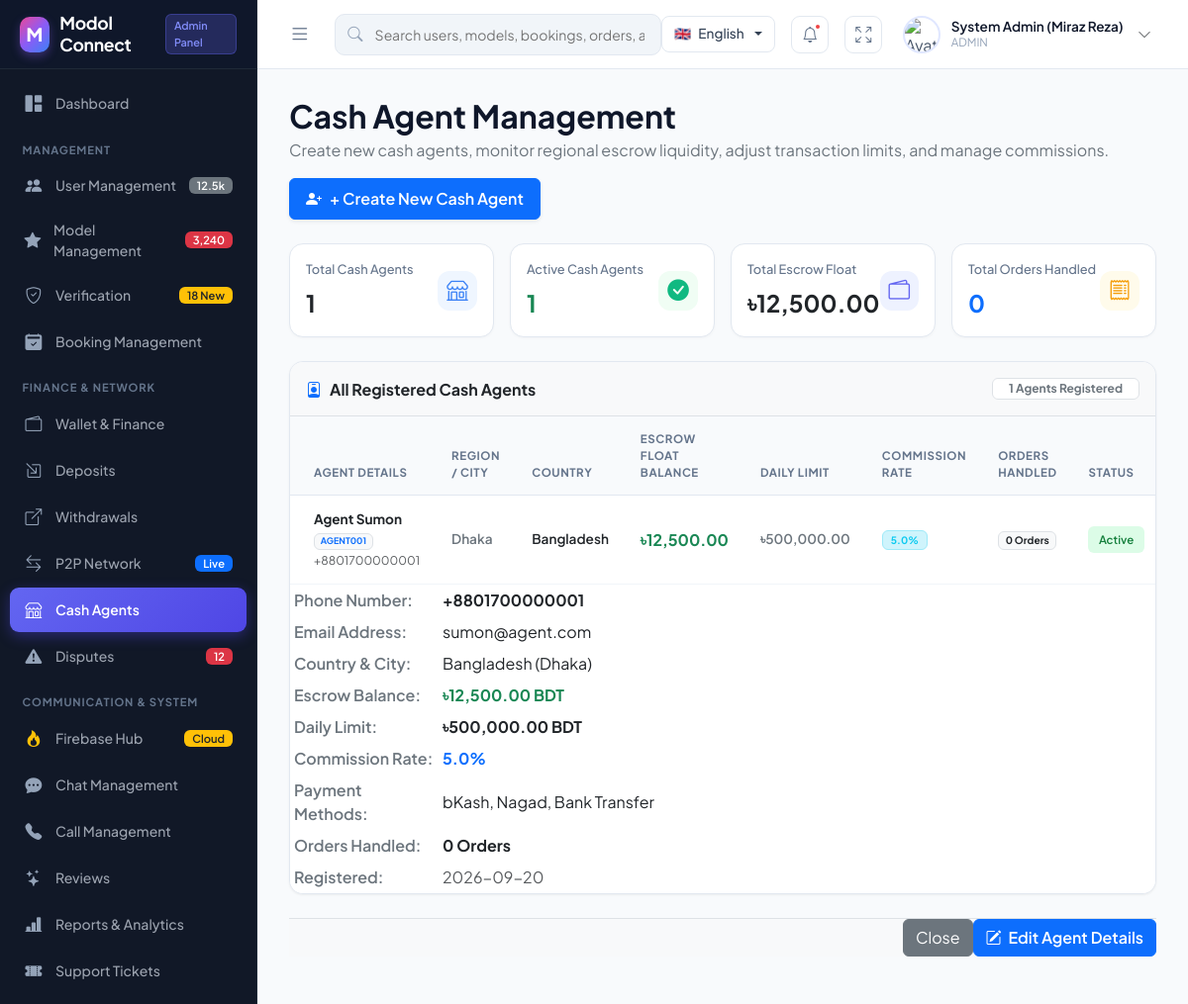
/admin/cash_agents.php (signed in), run on the app's committed database.
### tables this page shows
CREATE TABLE IF NOT EXISTS `cash_agents` (
    `id` INT AUTO_INCREMENT PRIMARY KEY,
    `agent_code` VARCHAR(50) UNIQUE NOT NULL,
    `name` VARCHAR(100) NOT NULL,
    `phone` VARCHAR(30) UNIQUE NOT NULL,
    `email` VARCHAR(150) UNIQUE NOT NULL,
    `password` VARCHAR(255) NOT NULL,
    `country` VARCHAR(50) DEFAULT 'Bangladesh',
    `city` VARCHAR(100) DEFAULT 'Dhaka',
    `daily_limit` DECIMAL(12,2) DEFAULT 500000.00,
    `payment_methods` VARCHAR(255) DEFAULT 'bKash, Nagad, Bank Transfer',
    `commission_rate` DECIMAL(5,2) DEFAULT 5.00,
    `wallet_balance` DECIMAL(12,2) DEFAULT 0.00,
    `orders_count` INT DEFAULT 0,
    `rating` DECIMAL(3,2) DEFAULT 5.00,
    `status` ENUM('ACTIVE', 'SUSPENDED') DEFAULT 'ACTIVE',
    `created_at` TIMESTAMP DEFAULT CURRENT_TIMESTAMP
);

### admin/cash_agents.php (the view, shortened to what this page needs)
<?php
require_once __DIR__ . '/layout.php';
$db = Database::getInstance();
$db->exec("
CREATE TABLE IF NOT EXISTS cash_agents (
    id INTEGER PRIMARY KEY AUTOINCREMENT,
    agent_code TEXT UNIQUE NOT NULL,
    name TEXT NOT NULL,
    phone TEXT UNIQUE NOT NULL,
    email TEXT UNIQUE NOT NULL,
    password TEXT NOT NULL,
    country TEXT DEFAULT 'Bangladesh',
    city TEXT DEFAULT 'Dhaka',
    daily_limit REAL DEFAULT 500000.0,
    payment_methods TEXT DEFAULT 'bKash, Nagad, Bank Transfer',
    commission_rate REAL DEFAULT 5.0,
    wallet_balance REAL DEFAULT 0.0,
    orders_count INTEGER DEFAULT 0,
    rating REAL DEFAULT 5.0,
    status TEXT DEFAULT 'ACTIVE',
    created_at DATETIME DEFAULT CURRENT_TIMESTAMP
)
");
$agentsStmt = $db->query("SELECT * FROM cash_agents ORDER BY id DESC");
$agentsList = $agentsStmt->fetchAll(PDO::FETCH_ASSOC);
$totalAgents = count($agentsList);
$activeAgents = count(array_filter($agentsList, fn($a) => $a['status'] === 'ACTIVE'));
$totalEscrow = array_sum(array_map(fn($a) => (float)$a['wallet_balance'], $agentsList));
$totalOrders = array_sum(array_map(fn($a) => (int)($a['orders_count'] ?? 0), $agentsList));
?>
<div class="d-flex justify-content-between align-items-center mb-4 flex-wrap gap-3">
    <div>
        <h2 class="fw-bold mb-1" style="color: #0f172a;">Cash Agent Management</h2>
        <p class="text-secondary mb-0">Create new cash agents, monitor regional escrow liquidity, adjust transaction limits, and manage commissions.</p>
    </div>
    <button class="btn btn-primary fw-semibold px-3 py-2 d-flex align-items-center gap-2 shadow-sm" data-bs-toggle="modal" data-bs-target="#createAgentModal">
        <i class="bi bi-person-plus-fill"></i> + Create New Cash Agent
    </button>
</div>
<div class="row g-3 mb-4">
    <div class="col-xl-3 col-sm-6">
        <div class="kpi-card p-3">
            <div>
                <div class="kpi-title small">Total Cash Agents</div>
                <div class="fw-bold text-dark fs-4"><?= $totalAgents ?></div>
            </div>
            <div class="kpi-icon-wrap kpi-icon-blue" style="width: 40px; height: 40px;">
                <i class="bi bi-shop"></i>
            </div>
        </div>
    </div>
    <div class="col-xl-3 col-sm-6">
        <div class="kpi-card p-3">
            <div>
                <div class="kpi-title small">Active Cash Agents</div>
                <div class="fw-bold text-success fs-4"><?= $activeAgents ?></div>
            </div>
            <div class="kpi-icon-wrap kpi-icon-green" style="width: 40px; height: 40px;">
                <i class="bi bi-check-circle-fill"></i>
            </div>
        </div>
    </div>
    <div class="col-xl-3 col-sm-6">
        <div class="kpi-card p-3">
            <div>
                <div class="kpi-title small">Total Escrow Float</div>
                <div class="fw-bold text-dark fs-4">৳<?= number_format($totalEscrow, 2) ?></div>
            </div>
            <div class="kpi-icon-wrap kpi-icon-indigo" style="width: 40px; height: 40px;">
                <i class="bi bi-wallet2"></i>
            </div>
        </div>
    </div>
    <div class="col-xl-3 col-sm-6">
        <div class="kpi-card p-3">
            <div>
                <div class="kpi-title small">Total Orders Handled</div>
                <div class="fw-bold text-primary fs-4"><?= number_format($totalOrders) ?></div>
            </div>
            <div class="kpi-icon-wrap kpi-icon-gold" style="width: 40px; height: 40px;">
                <i class="bi bi-receipt"></i>
            </div>
        </div>
    </div>
</div>
<div class="card card-custom p-0 overflow-hidden mb-4">
    <div class="p-3 bg-light border-bottom d-flex justify-content-between align-items-center flex-wrap gap-2">
        <h6 class="mb-0 fw-bold text-dark"><i class="bi bi-person-badge me-2 text-primary"></i>All Registered Cash Agents</h6>
        <span class="badge bg-white text-secondary border px-3 py-1"><?= count($agentsList) ?> Agents Registered</span>
    </div>
    <div class="table-responsive">
        <table class="table table-custom align-middle mb-0">
            <thead>
                <tr>
                    <th class="ps-4">Agent Details</th>
                    <th>Region / City</th>
                    <th>Country</th>
                    <th>Escrow Float Balance</th>
                    <th>Daily Limit</th>
                    <th>Commission Rate</th>
                    <th>Orders Handled</th>
                    <th>Status</th>
                </tr>
            </thead>
            <tbody>
                <?php if (empty($agentsList)): ?>
                <tr>
                    <td colspan="9" class="text-center py-4 text-muted">No cash agents created yet. Click "+ Create New Cash Agent" above.</td>
                </tr>
                <?php else: ?>
                <?php foreach ($agentsList as $a): ?>
                <tr>
                    <td class="ps-4">
                        <div class="fw-bold text-dark"><?= htmlspecialchars($a['name']) ?></div>
                        <small class="text-muted"><span class="badge bg-light text-primary border me-1"><?= htmlspecialchars($a['agent_code']) ?></span> <?= htmlspecialchars($a['phone']) ?></small>
                    </td>
                    <td><span class="fw-semibold text-secondary"><?= htmlspecialchars($a['city'] ?: 'Dhaka') ?></span></td>
                    <td><span class="fw-semibold text-dark"><?= htmlspecialchars($a['country'] ?: 'Bangladesh') ?></span></td>
                    <td>
                        <span class="fw-bold text-success fs-6">৳<?= number_format((float)$a['wallet_balance'], 2) ?></span>
                    </td>
                    <td class="text-secondary fw-semibold">৳<?= number_format((float)($a['daily_limit'] ?? 500000.0), 2) ?></td>
                    <td><span class="badge bg-info-subtle text-info border border-info-subtle px-2 py-1 fw-bold"><?= number_format((float)$a['commission_rate'], 1) ?>%</span></td>
                    <td><span class="badge bg-light text-dark border"><?= number_format((int)($a['orders_count'] ?? 0)) ?> Orders</span></td>
                    <td>
                        <?php if ($a['status'] === 'ACTIVE'): ?>
                            <span class="badge-status badge-approved">Active</span>
                        <?php else: ?>
                            <span class="badge-status badge-disputed">Suspended</span>
                        <?php endif; ?>
                    </td>
                </tr>
                <div class="modal fade" id="viewAgentModal<?= $a['id'] ?>" tabindex="-1">
                    <div class="modal-dialog modal-dialog-centered modal-lg">
                        <div class="modal-content border-0 shadow-lg" style="border-radius: 16px;">
                            <div class="modal-body p-4">
                                <div class="row g-4">
                                    <div class="col-md-7">
                                        <table class="table table-sm table-borderless align-middle mb-0">
                                            <tbody>
                                                <tr>
                                                    <td class="text-secondary fw-semibold" style="width: 150px;">Phone Number:</td>
                                                    <td class="text-dark fw-bold"><?= htmlspecialchars($a['phone']) ?></td>
                                                </tr>
                                                <tr>
                                                    <td class="text-secondary fw-semibold">Email Address:</td>
                                                    <td class="text-dark"><?= htmlspecialchars($a['email']) ?></td>
                                                </tr>
                                                <tr>
                                                    <td class="text-secondary fw-semibold">Country & City:</td>
                                                    <td class="text-dark"><?= htmlspecialchars($a['country'] ?: 'Bangladesh') ?> (<?= htmlspecialchars($a['city'] ?: 'Dhaka') ?>)</td>
                                                </tr>
                                                <tr>
                                                    <td class="text-secondary fw-semibold">Escrow Balance:</td>
                                                    <td class="text-success fw-bold fs-6">৳<?= number_format((float)$a['wallet_balance'], 2) ?> BDT</td>
                                                </tr>
                                                <tr>
                                                    <td class="text-secondary fw-semibold">Daily Limit:</td>
                                                    <td class="text-dark fw-bold">৳<?= number_format((float)($a['daily_limit'] ?? 500000.0), 2) ?> BDT</td>
                                                </tr>
                                                <tr>
                                                    <td class="text-secondary fw-semibold">Commission Rate:</td>
                                                    <td class="text-primary fw-bold"><?= number_format((float)$a['commission_rate'], 1) ?>%</td>
                                                </tr>
                                                <tr>
                                                    <td class="text-secondary fw-semibold">Payment Methods:</td>
                                                    <td class="text-dark"><?= htmlspecialchars($a['payment_methods'] ?: 'bKash, Nagad, Bank Transfer') ?></td>
                                                </tr>
                                                <tr>
                                                    <td class="text-secondary fw-semibold">Orders Handled:</td>
                                                    <td class="text-dark fw-bold"><?= number_format((int)($a['orders_count'] ?? 0)) ?> Orders</td>
                                                </tr>
                                                <tr>
                                                    <td class="text-secondary fw-semibold">Registered:</td>
                                                    <td class="text-muted"><?= htmlspecialchars(substr((string)$a['created_at'], 0, 10)) ?></td>
                                                </tr>
                                            </tbody>
                                        </table>
                                    </div>
                                </div>
                            </div>
                            <div class="modal-footer border-top bg-light">
                                <button type="button" class="btn btn-secondary" data-bs-dismiss="modal">Close</button>
                                <button type="button" class="btn btn-primary fw-semibold" data-bs-dismiss="modal" data-bs-toggle="modal" data-bs-target="#editAgentModal<?= $a['id'] ?>">
                                    <i class="bi bi-pencil-square me-1"></i> Edit Agent Details
                                </button>
                            </div>
                        </div>
                    </div>
                </div>
                <?php endforeach; ?>
                <?php endif; ?>
            </tbody>
        </table>
    </div>
</div>

### data on the page
cash_agents: status "1", wallet_balance "12,500.00", orders_count "0", name "Agent Sumon", agent_code "AGENT001", phone "+8801700000001", city "Dhaka", country "Bangladesh", daily_limit "500,000.00", commission_rate "5.0", shows "Active", email "sumon@agent.com", payment_methods "bKash, Nagad, Bank Transfer", created_at "2026-09-20"

### other printed values
$adminName "System Admin (Miraz Reza)"
$adminRole "ADMIN"
$totalAgents "1"
count($agentsList) "1"
